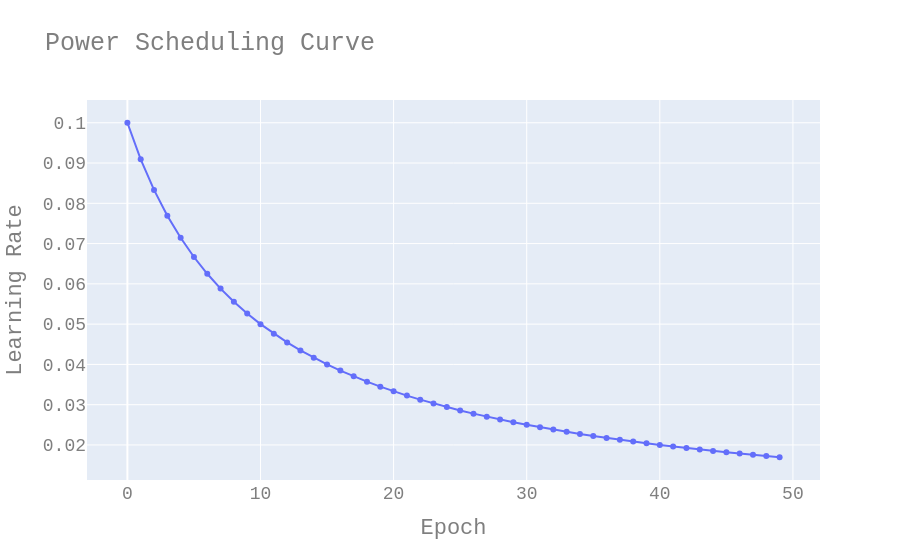

The cell this chart's notebook holds for it:
### Markdown cell above
<h2 dir=rtl align=right style="line-height:200%;font-family:vazir;color:#0099cc">
<font face="vazir" color="#0099cc">
زمانبندی توانی (Power)
</font>
</h2>

### Code cell
lr = 0.1
epoch = 50
power = 1
step = 10

x = np.arange(0, epoch, 1)
# $\alpha_t=\frac{\alpha_0}{(1+{t/s})^c}$
y = lr / (1 + x / step) ** power

fig = go.Figure()
fig.add_trace(go.Scatter(x=x, y=y, mode='lines+markers'))
fig.update_layout(
    title="Power Scheduling Curve",
    xaxis_title="Epoch",
    yaxis_title="Learning Rate",
    font=dict(
        family="Courier New, monospace",
        size=18,
        color="#7f7f7f"
    )
)
fig.show()

### Figure 1 — Plotly figure (JSON) as saved in the notebook; plotly's stock layout.template omitted (floating-point values rounded to 4 significant figures)
{"data": [{"mode": "lines+markers", "type": "scatter", "x": [0, 1, 2, 3, 4, 5, 6, 7, 8, 9, 10, 11, 12, 13, 14, 15, 16, 17, 18, 19, 20, 21, 22, 23, 24, 25, 26, 27, 28, 29, 30, 31, 32, 33, 34, 35, 36, 37, 38, 39, 40, 41, 42, 43, 44, 45, 46, 47, 48, 49], "y": [0.1, 0.09091, 0.08333, 0.07692, 0.07143, 0.06667, 0.0625, 0.05882, 0.05556, 0.05263, 0.05, 0.04762, 0.04545, 0.04348, 0.04167, 0.04, 0.03846, 0.03704, 0.03571, 0.03448, 0.03333, 0.03226, 0.03125, 0.0303, 0.02941, 0.02857, 0.02778, 0.02703, 0.02632, 0.02564, 0.025, 0.02439, 0.02381, 0.02326, 0.02273, 0.02222, 0.02174, 0.02128, 0.02083, 0.02041, 0.02, 0.01961, 0.01923, 0.01887, 0.01852, 0.01818, 0.01786, 0.01754, 0.01724, 0.01695]}], "layout": {"font": {"color": "#7f7f7f", "family": "Courier New, monospace", "size": 18}, "title": {"text": "Power Scheduling Curve"}, "xaxis": {"title": {"text": "Epoch"}}, "yaxis": {"title": {"text": "Learning Rate"}}}}
